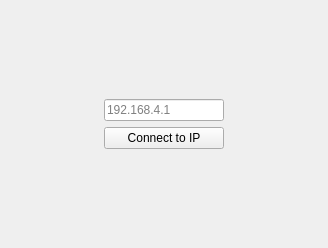
<?xml version="1.0" encoding="UTF-8"?>
<ui version="4.0">
 <class>IPSelectWindow</class>
 <widget class="QWidget" name="IPSelectWindow">
  <property name="geometry">
   <rect>
    <x>0</x>
    <y>0</y>
    <width>328</width>
    <height>248</height>
   </rect>
  </property>
  <property name="windowTitle">
   <string>Form</string>
  </property>
  <layout class="QHBoxLayout" name="horizontalLayout">
   <item>
    <spacer name="horizontalSpacer">
     <property name="orientation">
      <enum>Qt::Orientation::Horizontal</enum>
     </property>
     <property name="sizeHint" stdset="0">
      <size>
       <width>40</width>
       <height>20</height>
      </size>
     </property>
    </spacer>
   </item>
   <item>
    <layout class="QVBoxLayout" name="verticalLayout">
     <item>
      <spacer name="verticalSpacer">
       <property name="orientation">
        <enum>Qt::Orientation::Vertical</enum>
       </property>
       <property name="sizeHint" stdset="0">
        <size>
         <width>20</width>
         <height>40</height>
        </size>
       </property>
      </spacer>
     </item>
     <item>
      <widget class="QLineEdit" name="IPLineEdit">
       <property name="minimumSize">
        <size>
         <width>120</width>
         <height>0</height>
        </size>
       </property>
       <property name="maximumSize">
        <size>
         <width>120</width>
         <height>16777215</height>
        </size>
       </property>
       <property name="inputMask">
        <string/>
       </property>
       <property name="text">
        <string/>
       </property>
       <property name="placeholderText">
        <string>192.168.4.1</string>
       </property>
      </widget>
     </item>
     <item>
      <widget class="QPushButton" name="ConnectButton">
       <property name="minimumSize">
        <size>
         <width>120</width>
         <height>0</height>
        </size>
       </property>
       <property name="maximumSize">
        <size>
         <width>120</width>
         <height>16777215</height>
        </size>
       </property>
       <property name="text">
        <string>Connect to IP</string>
       </property>
      </widget>
     </item>
     <item>
      <spacer name="verticalSpacer_2">
       <property name="orientation">
        <enum>Qt::Orientation::Vertical</enum>
       </property>
       <property name="sizeHint" stdset="0">
        <size>
         <width>20</width>
         <height>40</height>
        </size>
       </property>
      </spacer>
     </item>
    </layout>
   </item>
   <item>
    <spacer name="horizontalSpacer_2">
     <property name="orientation">
      <enum>Qt::Orientation::Horizontal</enum>
     </property>
     <property name="sizeHint" stdset="0">
      <size>
       <width>40</width>
       <height>20</height>
      </size>
     </property>
    </spacer>
   </item>
  </layout>
 </widget>
 <resources/>
 <connections/>
</ui>
